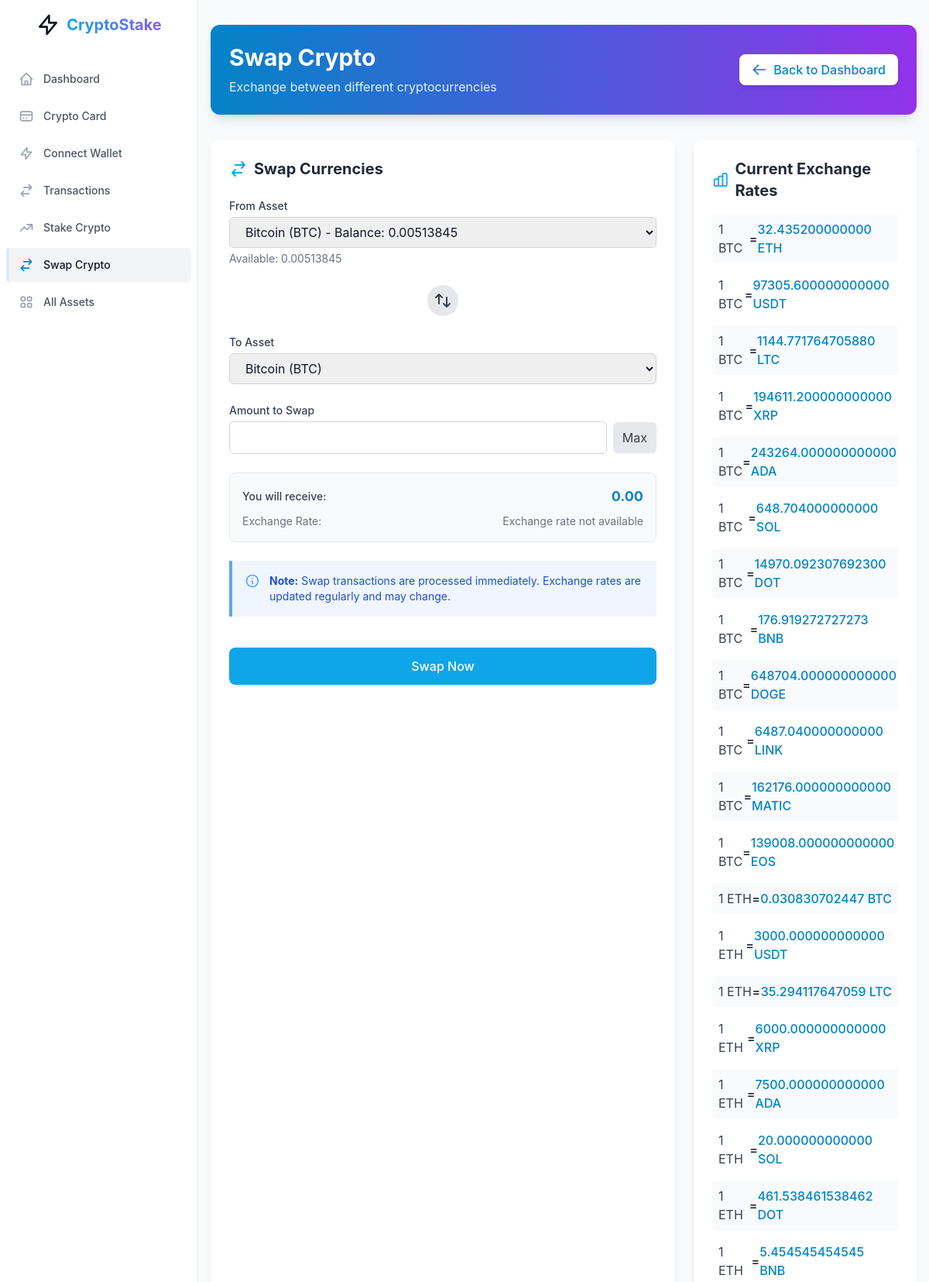
/staking/swap/ (signed in, upper part), run on the app's committed database.
### staking/models.py (models this page shows, shortened)
class ExchangeRate(models.Model):
    from_asset = models.CharField(max_length=10, choices=AssetWallet.ASSET_CHOICES)
    to_asset = models.CharField(max_length=10, choices=AssetWallet.ASSET_CHOICES)
    rate = models.DecimalField(max_digits=24, decimal_places=12)
    last_updated = models.DateTimeField(auto_now=True)
    class Meta:
        unique_together = ['from_asset', 'to_asset']

### staking/views.py (the view, shortened to what this page needs)
# urls.py: path('swap/', views.swap, name='swap'),
@login_required
def swap(request):
    wallets = AssetWallet.objects.filter(user=request.user)
    exchange_rates = ExchangeRate.objects.all()
    rate_data = {}
    for rate in exchange_rates:
        if rate.from_asset not in rate_data:
            rate_data[rate.from_asset] = {}
        rate_data[rate.from_asset][rate.to_asset] = float(rate.rate)
    return render(request, 'staking/swap.html', {
        'wallets': wallets,
        'exchange_rates': exchange_rates,
        'rate_data_json': json.dumps(rate_data)
    })

### core/context_processors.py (called while the page is built)
def site_settings(request):
    site_settings = SiteSettings.load()
    static_pages = StaticPage.objects.filter(is_active=True).first()
    return {
        'site_settings': site_settings,
        'static_pages': static_pages,
    }

### core/models.py (called while the page is built)
    @classmethod
    def load(cls):
        obj, created = cls.objects.get_or_create(pk=1)
        return obj

### staking/templates/staking/swap.html (shortened to what this page needs)
{% extends 'dash_base.html' %}
{% block content %}
<div class="container mx-auto px-4 py-8">
    <div class="bg-gradient-to-r from-primary-600 to-purple-600 rounded-xl p-6 mb-8 text-white shadow-lg">
        <div class="flex flex-col md:flex-row justify-between items-center">
            <div>
                <h1 class="text-3xl font-bold mb-2">Swap Crypto</h1>
                <p class="text-primary-100">Exchange between different cryptocurrencies</p>
            </div>
            <div class="mt-4 md:mt-0">
                <a href="{% url 'dashboard' %}" class="flex items-center bg-white text-primary-600 hover:bg-gray-100 px-4 py-2 rounded-lg font-medium transition-all duration-200 shadow-md">
                    <svg class="h-5 w-5 mr-2" fill="none" stroke="currentColor" viewBox="0 0 24 24">
                        <path stroke-linecap="round" stroke-linejoin="round" stroke-width="2" d="M10 19l-7-7m0 0l7-7m-7 7h18"></path>
                    </svg>
                    Back to Dashboard
                </a>
            </div>
        </div>
    </div>
    <div class="grid grid-cols-1 lg:grid-cols-3 gap-6">
        <div class="lg:col-span-2 bg-white rounded-xl shadow-md overflow-hidden">
            <div class="p-6">
                <h2 class="text-xl font-bold text-gray-800 mb-6 flex items-center">
                    <svg class="h-6 w-6 mr-2 text-primary-500" fill="none" stroke="currentColor" viewBox="0 0 24 24">
                        <path stroke-linecap="round" stroke-linejoin="round" stroke-width="2" d="M8 7h12m0 0l-4-4m4 4l-4 4m0 6H4m0 0l4 4m-4-4l4-4"></path>
                    </svg>
                    Swap Currencies
                </h2>
                <form method="post" class="space-y-6">
                    <div>
                        <label for="from_wallet" class="block text-sm font-medium text-gray-700 mb-1">From Asset</label>
                        <select id="from_wallet" name="from_wallet" required class="w-full px-4 py-2 border border-gray-300 rounded-md focus:outline-none focus:ring-2 focus:ring-primary-500 focus:border-primary-500">
                            {% for wallet in wallets %}
                            <option value="{{ wallet.id }}" data-asset="{{ wallet.asset_type }}" data-balance="{{ wallet.balance }}">
                                {{ wallet.get_asset_type_display }} ({{ wallet.asset_type }}) - Balance: {{ wallet.balance }}
                            </option>
                            {% endfor %}
                        </select>
                        <p class="text-sm text-gray-500 mt-1">Available: <span id="from-balance">0</span></p>
                    </div>
                    <div class="flex justify-center my-4">
                        <button type="button" id="swap-direction" class="bg-gray-200 hover:bg-gray-300 text-gray-700 p-2 rounded-full transition-colors duration-200">
                            <svg class="h-6 w-6" fill="none" stroke="currentColor" viewBox="0 0 24 24">
                                <path stroke-linecap="round" stroke-linejoin="round" stroke-width="2" d="M7 16V4m0 0L3 8m4-4l4 4m6 0v12m0 0l4-4m-4 4l-4-4"></path>
                            </svg>
                        </button>
                    </div>
                    <div>
                        <label for="to_wallet" class="block text-sm font-medium text-gray-700 mb-1">To Asset</label>
                        <select id="to_wallet" name="to_wallet" required class="w-full px-4 py-2 border border-gray-300 rounded-md focus:outline-none focus:ring-2 focus:ring-primary-500 focus:border-primary-500">
                            {% for wallet in wallets %}
                            <option value="{{ wallet.id }}" data-asset="{{ wallet.asset_type }}">
                                {{ wallet.get_asset_type_display }} ({{ wallet.asset_type }})
                            </option>
                            {% endfor %}
                        </select>
                    </div>
                    <div>
                        <label for="amount" class="block text-sm font-medium text-gray-700 mb-1">Amount to Swap</label>
                        <div class="flex items-center">
                            <input type="number" id="amount" name="amount" step="0.00000001" min="0.00000001" required class="w-full px-4 py-2 border border-gray-300 rounded-md focus:outline-none focus:ring-2 focus:ring-primary-500 focus:border-primary-500">
                            <button type="button" id="max-amount" class="ml-2 bg-gray-200 hover:bg-gray-300 text-gray-700 px-3 py-2 rounded-md transition-colors duration-200">
                                Max
                            </button>
                        </div>
                    </div>
                    <div class="bg-gray-50 p-4 rounded-lg border border-gray-200">
                        <div class="flex justify-between items-center">
                            <span class="text-sm font-medium text-gray-700">You will receive:</span>
                            <span id="to-amount" class="text-lg font-bold text-primary-600">0.00</span>
                        </div>
                        <div class="flex justify-between items-center mt-2">
                            <span class="text-sm text-gray-500">Exchange Rate:</span>
                            <span id="exchange-rate" class="text-sm text-gray-500">1 ? = ? ?</span>
                        </div>
                    </div>
                    <div class="bg-blue-50 border-l-4 border-blue-400 p-4">
                        <div class="flex">
                            <div class="flex-shrink-0">
                                <svg class="h-5 w-5 text-blue-400" fill="none" stroke="currentColor" viewBox="0 0 24 24">
                                    <path stroke-linecap="round" stroke-linejoin="round" stroke-width="2" d="M13 16h-1v-4h-1m1-4h.01M21 12a9 9 0 11-18 0 9 9 0 0118 0z"></path>
                                </svg>
                            </div>
                            <div class="ml-3">
                                <p class="text-sm text-blue-700">
                                    <strong>Note:</strong> Swap transactions are processed immediately. Exchange rates are updated regularly and may change.
                                </p>
                            </div>
                        </div>
                    </div>
                    <div class="pt-4">
                        <button type="submit" class="w-full bg-primary-500 hover:bg-primary-600 text-white py-3 rounded-lg font-medium transition-colors duration-200">
                            Swap Now
                        </button>
                    </div>
                </form>
            </div>
        </div>
        <div class="bg-white rounded-xl shadow-md overflow-hidden">
            <div class="p-6">
                <h2 class="text-xl font-bold text-gray-800 mb-4 flex items-center">
                    Current Exchange Rates
                </h2>
                <div class="space-y-2">
                    {% for rate in exchange_rates %}
                    <div class="flex justify-between items-center p-2 {% cycle 'bg-gray-50' '' %} rounded">
                        <span class="text-gray-700">1 {{ rate.from_asset }}</span>
                        <span class="font-medium">=</span>
                        <span class="text-primary-600 font-medium">{{ rate.rate }} {{ rate.to_asset }}</span>
                    </div>
                    {% empty %}
                    <p class="text-gray-500 text-center py-4">No exchange rates available.</p>
                    {% endfor %}
                </div>
            </div>
        </div>
    </div>
</div>
{% endblock %}

### data on the page
ExchangeRate: from_asset "BTC", rate "32.435200000000", to_asset "ETH"
ExchangeRate: from_asset "BTC", rate "97305.600000000000", to_asset "USDT"
ExchangeRate: from_asset "BTC", rate "1144.771764705880", to_asset "LTC"
ExchangeRate: from_asset "BTC", rate "194611.200000000000", to_asset "XRP"
ExchangeRate: from_asset "BTC", rate "243264.000000000000", to_asset "ADA"
ExchangeRate: from_asset "BTC", rate "648.704000000000", to_asset "SOL"
ExchangeRate: from_asset "BTC", rate "14970.092307692300", to_asset "DOT"
ExchangeRate: from_asset "BTC", rate "176.919272727273", to_asset "BNB"
ExchangeRate: from_asset "BTC", rate "648704.000000000000", to_asset "DOGE"
ExchangeRate: from_asset "BTC", rate "6487.040000000000", to_asset "LINK"
ExchangeRate: from_asset "BTC", rate "162176.000000000000", to_asset "MATIC"
ExchangeRate: from_asset "BTC", rate "139008.000000000000", to_asset "EOS"
ExchangeRate: from_asset "ETH", rate "0.030830702447", to_asset "BTC"
ExchangeRate: from_asset "ETH", rate "3000.000000000000", to_asset "USDT"
ExchangeRate: from_asset "ETH", rate "35.294117647059", to_asset "LTC"
ExchangeRate: from_asset "ETH", rate "6000.000000000000", to_asset "XRP"
ExchangeRate: from_asset "ETH", rate "7500.000000000000", to_asset "ADA"
ExchangeRate: from_asset "ETH", rate "20.000000000000", to_asset "SOL"
ExchangeRate: from_asset "ETH", rate "461.538461538462", to_asset "DOT"
ExchangeRate: from_asset "ETH", rate "5.454545454545", to_asset "BNB"

### other printed values
form field from_wallet "Bitcoin (BTC) - Balance: 0.00513845"
form field to_wallet "Bitcoin (BTC)"
